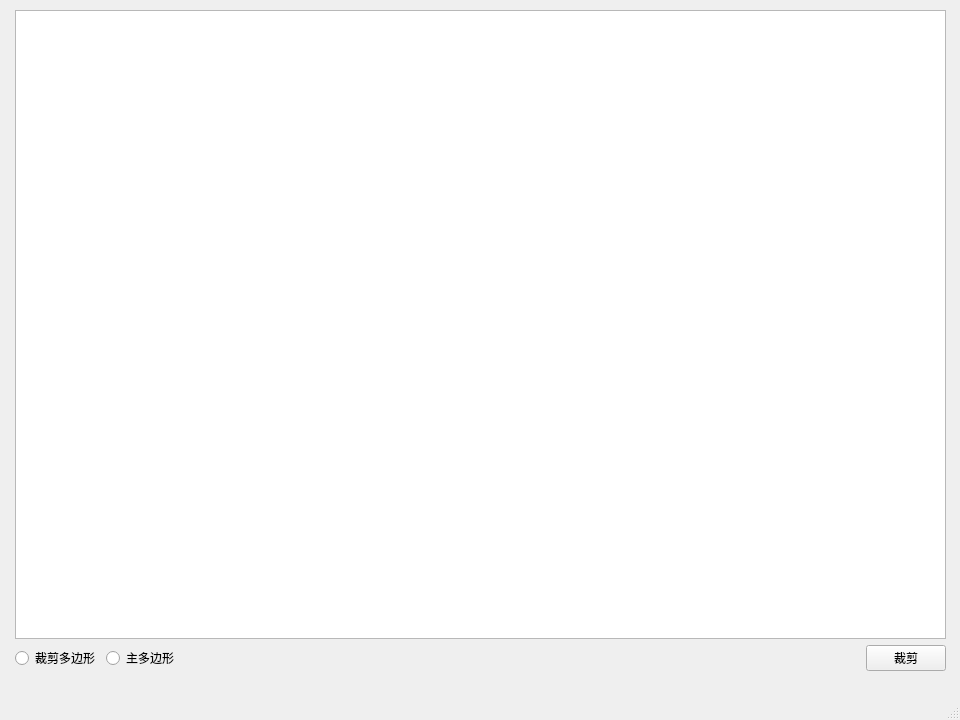
<?xml version="1.0" encoding="UTF-8"?>
<ui version="4.0">
 <class>pageMain</class>
 <widget class="QMainWindow" name="pageMain">
  <property name="geometry">
   <rect>
    <x>0</x>
    <y>0</y>
    <width>960</width>
    <height>720</height>
   </rect>
  </property>
  <property name="sizePolicy">
   <sizepolicy hsizetype="Fixed" vsizetype="Preferred">
    <horstretch>0</horstretch>
    <verstretch>0</verstretch>
   </sizepolicy>
  </property>
  <property name="minimumSize">
   <size>
    <width>960</width>
    <height>720</height>
   </size>
  </property>
  <property name="maximumSize">
   <size>
    <width>960</width>
    <height>720</height>
   </size>
  </property>
  <property name="windowTitle">
   <string>MainWindow</string>
  </property>
  <widget class="QWidget" name="centralwidget">
   <widget class="QWidget" name="layoutWidget">
    <property name="geometry">
     <rect>
      <x>15</x>
      <y>10</y>
      <width>931</width>
      <height>661</height>
     </rect>
    </property>
    <layout class="QVBoxLayout" name="verticalLayout">
     <item>
      <layout class="QHBoxLayout" name="horizontalLayout_2" stretch="0">
       <item>
        <widget class="QGraphicsView" name="graphicsView"/>
       </item>
      </layout>
     </item>
     <item>
      <layout class="QHBoxLayout" name="horizontalLayout">
       <item>
        <widget class="QRadioButton" name="radio_left">
         <property name="text">
          <string>裁剪多边形</string>
         </property>
        </widget>
       </item>
       <item>
        <widget class="QRadioButton" name="radio_right">
         <property name="text">
          <string>主多边形</string>
         </property>
        </widget>
       </item>
       <item>
        <spacer name="horizontalSpacer">
         <property name="orientation">
          <enum>Qt::Horizontal</enum>
         </property>
         <property name="sizeHint" stdset="0">
          <size>
           <width>40</width>
           <height>20</height>
          </size>
         </property>
        </spacer>
       </item>
       <item>
        <widget class="QLabel" name="label_note">
         <property name="font">
          <font>
           <family>Consolas</family>
          </font>
         </property>
         <property name="text">
          <string/>
         </property>
        </widget>
       </item>
       <item>
        <spacer name="horizontalSpacer_2">
         <property name="orientation">
          <enum>Qt::Horizontal</enum>
         </property>
         <property name="sizeHint" stdset="0">
          <size>
           <width>40</width>
           <height>20</height>
          </size>
         </property>
        </spacer>
       </item>
       <item>
        <widget class="QPushButton" name="btn_clip">
         <property name="font">
          <font>
           <family>Consolas</family>
          </font>
         </property>
         <property name="text">
          <string>   裁剪   </string>
         </property>
        </widget>
       </item>
      </layout>
     </item>
    </layout>
   </widget>
  </widget>
  <widget class="QMenuBar" name="menubar">
   <property name="geometry">
    <rect>
     <x>0</x>
     <y>0</y>
     <width>960</width>
     <height>22</height>
    </rect>
   </property>
  </widget>
  <widget class="QStatusBar" name="statusbar"/>
 </widget>
 <resources/>
 <connections/>
</ui>
